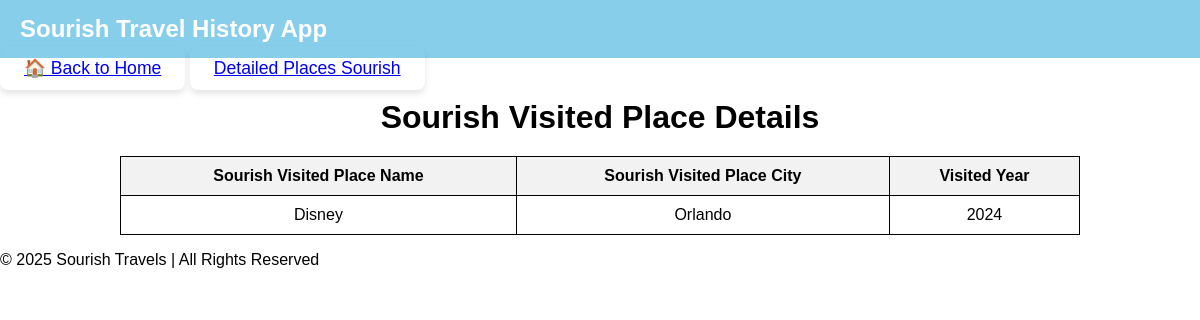
/sourishtravellist/1, run on the app's committed database.
### sourishtravellist/models.py (models this page shows)
class PlacesVisited(models.Model):
    place_name = models.CharField(max_length=255)
    place_city = models.CharField(max_length=255)
    place_zip = models.CharField(max_length=255)
    visited_year = models.IntegerField()
    visited_though = models.CharField(max_length=255)
    place_state = models.ForeignKey(Places, on_delete=models.CASCADE)
    record_create= models.DateTimeField(default=timezone.now)
    record_update= models.DateTimeField(default=timezone.now)

### sourishtravellist/views.py (the view)
# urls.py: path('<int:place_id>', views.place_details, name='place_details'),
def place_details(request, place_id):
    try:
     placedetails = PlacesVisited.objects.get(id=place_id)
     return render(request, 'placesVisited/placeDetails.html', {'placedetails': placedetails})
    except:
        return render(request, 'placesVisited/dataNotExists.html')

### sourishtravellist/templates/placesVisited/placeDetails.html (shortened to what this page needs)
{% extends 'base.html' %}
{% block content %}
<a href="{% url 'home' %}" class="btn btn-primary mt-3 custom-home-btn">🏠 Back to Home</a>
<a href="{% url 'index' %}" class="btn btn-primary mt-3 custom-home-btn1">Detailed Places Sourish</a>
<h1>Sourish Visited Place Details</h1>
<table align="center">
    <thead>
        <tr>
            <th>Sourish Visited Place Name</th>
            <th>Sourish Visited Place City</th>
            <th>Visited Year</th>
        </tr>
    </thead>
    <tbody>
        <tr>
            <td>{{ placedetails.place_name }}</td>
            <td>{{ placedetails.place_city }}</td>
            <td>{{ placedetails.visited_year }}</td>
        </tr>
    </tbody>
</table>
{% endblock %}

### sourishtravellist/templates/base.html (style rules this page uses)
body { margin: 0; font-family: Arial, sans-serif; }
h1 { text-align: center; margin: 20px 0; }
table { border-collapse: collapse; width: 80%; margin: 0 auto; }
th, td { border: 1px solid black; padding: 10px; text-align: center; }
th { background-color: #f2f2f2; }

### sourishtravellist/templates/placesVisited/placeDetails.html (style rules this page uses)
.custom-home-btn { padding: 12px 24px; font-size: 1.1rem; border-radius: 8px; font-weight: 500; transition: background-color 0.3s ease, transform 0.2s ease; box-shadow: 0 4px 6px rgba(0,0,0,0.1); align-items: end; }
.custom-home-btn1 { padding: 12px 24px; font-size: 1.1rem; border-radius: 8px; font-weight: 500; transition: background-color 0.3s ease, transform 0.2s ease; box-shadow: 0 4px 6px rgba(0,0,0,0.1); align-items: center; }

### data on the page
PlacesVisited: place_name "Disney", place_city "Orlando", visited_year "2024"
